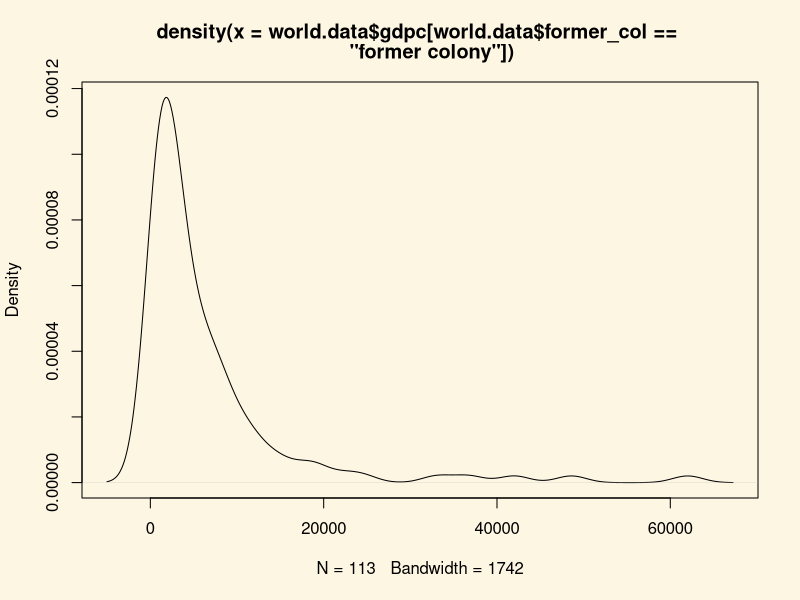

Write the R code that produced this figure.
## ---- chunk 1
par(bg = '#fdf6e3')
## ---- chunk 2
world.data <- read.csv("QoG2012.csv")
## ---- chunk 3
# to see all variable names
names(world.data)
# wdi_gdpc is the second variable. We rename the second element of the names vector
names(world.data)[2] <- "gdpc"
## ---- chunk 4
# to check whether there are any missings or not
summary(world.data$gdpc)
# we have missings, let's make a copy of world.data before deleting
full.world.data <- world.data
# now let's delete the 16 rows with missings on gdpc
world.data <- world.data[ which(!is.na(world.data$gdpc)) , ]
## ---- chunk 5
# we instpect the variable and check for missings
summary(world.data$former_col)
# there are none, so there is nothing to delete
## ---- chunk 6
# we check the current storage type
str(world.data$former_col)
# it's numeric, so we change it to nominal
world.data$former_col <- factor(world.data$former_col, 
                                levels = c(0,1), 
                                labels = c("not colonised", "former colony" ))
# let's check the results
table(world.data$former_col)
## ---- chunk 7
table(world.data$former_col) / sum(table(world.data$former_col))
## ---- chunk 8
# get the empirical cumulative distribution of wealth
c.dist.of.wealth <- ecdf(world.data$gdpc)
# the prob
1 - c.dist.of.wealth(55000)
## ---- chunk 9
# conditional cumulative distribution
c.dist.of.wealth2 <- ecdf(world.data$gdpc[world.data$former_col == "former colony"])
1 - c.dist.of.wealth2(55000)
## ---- chunk 10
mean( world.data$gdpc[world.data$former_col == "former colony"] )
## ---- chunk 11
mean( world.data$gdpc[world.data$former_col == "not colonised"] )
## ---- chunk 12
# standard deviation of wealth for former colonies
sd.wealth.cols <- sd(world.data$gdpc[world.data$former_col == "former colony"])
sd.wealth.cols
## ---- chunk 13
# standard deviation of wealth for not former colonies
sd.wealth.not.cols <- sd(world.data$gdpc[world.data$former_col == "not colonised"])
## ---- chunk 14
# cumulative probability of 31 000
p1 <- c.dist.of.wealth2(31000)
# cumulative probability of 25 000
p2 <- c.dist.of.wealth2(25000)
# probability of country in the interval
p1 - p2
## ---- chunk 15
plot(density( world.data$gdpc[world.data$former_col == "former colony"] ))
## ---- chunk 16
# let's look at summary stats first
summary(world.data$gdpc[ world.data$former_col == "former colony"  ])

# so there is at least 1 country that is richer. Let's look at all 
# countries that are former colonies and also richer than 25 000
world.data[which( world.data$gdpc > 25000 & world.data$former_col == "former colony"), ]
## ---- chunk 17
rich.countries <- quantile(world.data$gdpc[ world.data$former_col == "not colonised"], .975)
rich.countries
## ---- chunk 18
# conditional cumulative distribution
c.dist.of.wealth3 <- ecdf(world.data$gdpc[world.data$former_col == "not colonised"])
# conditional probability of being in the top 2.5 percent of not colonised countries
1 - c.dist.of.wealth3(rich.countries)
## ---- chunk 19
quantile( world.data$gdpc, .025 )
